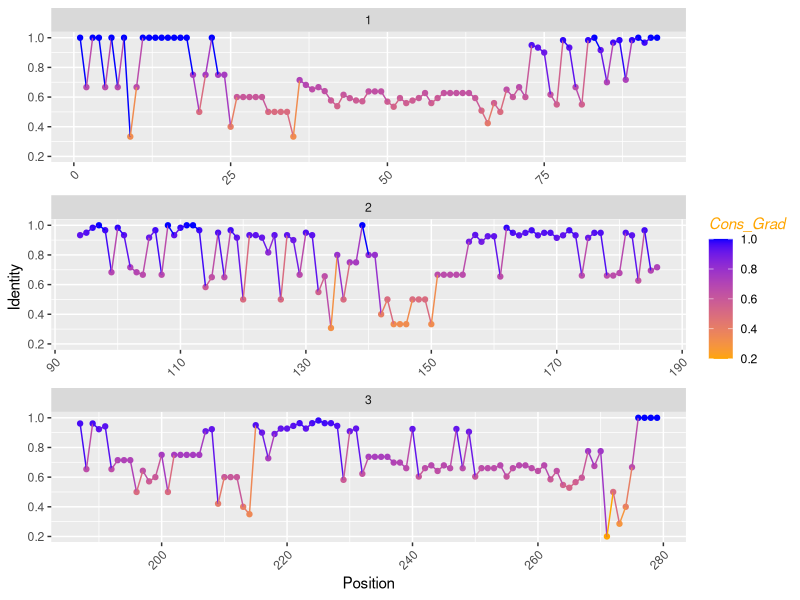

Write R code to recreate this figure.
install.packages("ggplot2")
install.packages("dplyr")
install.packages("tidyr")
library(ggplot2)
library(dplyr)
library(tidyr)

d <- read.table('identity.txt', sep='\t', h=T)

pdf("conserved_area_identity.pdf", width=16, height=9)

head(d)

names(d) <- c('Pos', 'AA', 'Cons_Grad')

head(d)

d$group <- as.numeric(cut(d$Pos, 3))

ggplot(data=d, aes(x=Pos , y=Cons_Grad, color= Cons_Grad)) +
  xlab("Position")+ ylab("Identity")+ geom_point()+ geom_line(aes(color=Cons_Grad)) +
  scale_color_gradient(low="Orange", high = "Blue") + 
  theme(axis.text.x = element_text(angle = 45, vjust = 1, hjust=1)) + 
  theme(legend.title = element_text(colour="Orange", size=11, face="italic")) +
  facet_wrap(~group, ncol = 1, scales = "free_x")


dev.off()

